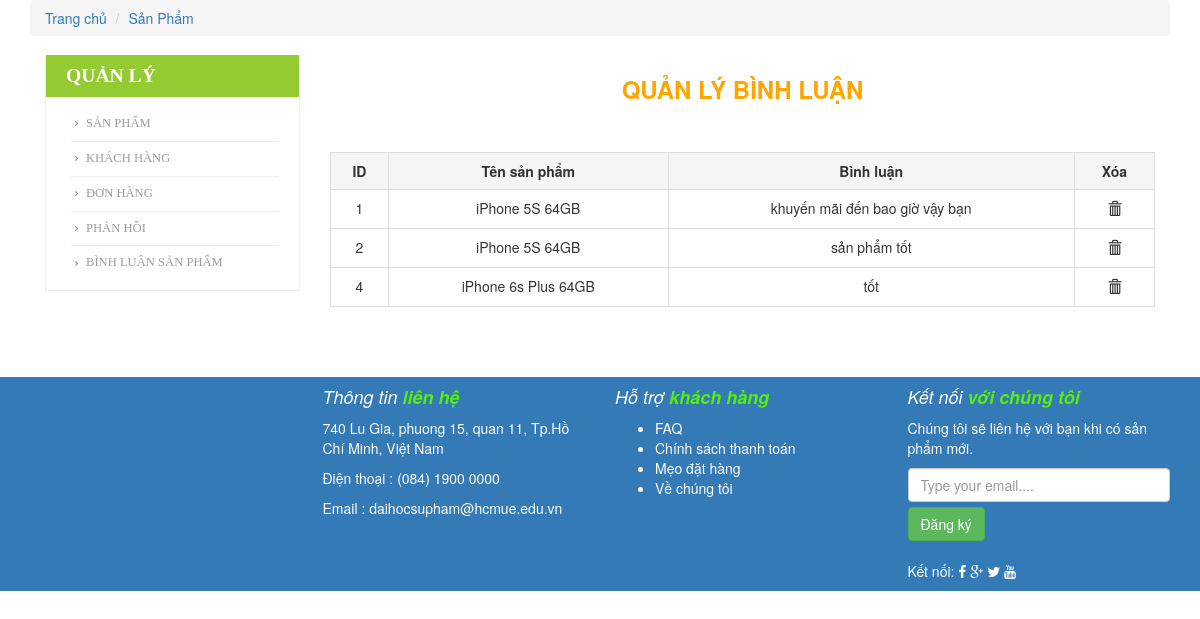
The app's page /view/comment.php with its own data.
### tables this page shows
CREATE TABLE `comment` (
  `commentID` int(11) UNSIGNED NOT NULL,
  `content` varchar(255) NOT NULL,
  `userID` int(11) UNSIGNED NOT NULL,
  `productID` int(11) UNSIGNED NOT NULL
);

CREATE TABLE `product` (
  `productID` int(11) UNSIGNED NOT NULL,
  `productName` varchar(150) NOT NULL,
  `description` longtext DEFAULT NULL,
  `price` int(11) NOT NULL DEFAULT 0,
  `discount` int(11) NOT NULL DEFAULT 0,
  `image` varchar(150) DEFAULT NULL,
  `categoryID` int(11) UNSIGNED NOT NULL,
  `dateupdate` varchar(150) DEFAULT NULL,
  `soluonghientai` int(11) NOT NULL DEFAULT 0,
  `soluongconlai` int(11) NOT NULL DEFAULT 0,
  `soluongbanduoc` int(11) DEFAULT NULL,
  `thoigian_baohanh` int(11) DEFAULT NULL
);

### view/comment.php (the view, shortened to what this page needs)
<!DOCTYPE html>
<html lang="en">
<head>
  <link href="../css/bootstrap.min.css" rel="stylesheet">
  <link rel="stylesheet" href="../css/font-awesome.min.css">
  <link href="../css/heroic-features.css" rel="stylesheet">
  <link href="../css/register.css" rel="stylesheet">
</head>
<body>
  <?php include '../libs/connect.php' ?>
  <div class="container">
    <ol class="breadcrumb">
      <li><a href="index.php">Trang chủ</a></li>
      <li><a href="#">Sản Phẩm</a></li>
    </ol>
  </div>
  <div class="container">
    <div class="col-md-3">
      <div class="categories">
        <ul>
          <h3>QUẢN LÝ</h3>
          <li><a href="adcategory.php">Sản phẩm</a></li>
          <li><a href="adcustomer.php">Khách hàng</a></li>
          <li><a href="bill.php">Đơn hàng</a></li>
          <li><a href="contact.php">Phản hồi</a></li>
          <li><a href="comment.php">Bình luận sản phẩm</a></li>
        </ul>
      </div>
    </div>
    <div class="col-md-9">
      <h3 style="text-align:center;font-weight:bold;color:orange">QUẢN LÝ BÌNH LUẬN</h3>
      <br>
      <br>
      <table class="table table-bordered">
        <tr>
          <th class="active" style="text-align:center">ID</th>
          <th class="active" style="text-align:center">Tên sản phẩm</th>
          <th class="active" style="text-align:center">Bình luận</th>
          <th class="active" style="text-align:center">Xóa</th>
        </tr>
        <?php
        $sql = "SELECT * FROM comment";
        $conn->set_charset("utf8");
        $query = mysqli_query($conn, $sql);
        $result = mysqli_num_rows($query);
        if ($result > 0) {
          while ($row = mysqli_fetch_assoc($query)) {
            $id = $row['commentID'];
            $name = $row['content'];
            echo "<tr>";
            echo "<td>" . $id . "</td>";
            $stt = (int)$row['productID'];
            $query1 = mysqli_query($conn, "select * from product where productID = $stt");
            if ($query1) {
              while ($row1 = mysqli_fetch_array($query1)) {
                echo "<td>" . $row1['productName'] . "</td>";
              }
            } else echo "<td>dsđs</td>";
            echo "<td>" . $name . "</td>";
            echo "<td><button name='delete"  . $id . "' onclick='myFunction(" . $id . ");' style='border:none;background-color:#ffffff'><span class='glyphicon glyphicon-trash'></span></button></td>";
            echo "</tr>";
          }
        } else echo "0 results.";
        ?>
      </table>
    </div>
  </div>
  <?php include '../src/footer.php' ?>
</body>
</html>

### css/heroic-features.css (style rules this page uses)
.container { min-width: 20em; }
.categories { border:1px solid #EEE; }
.categories h3 { font-size:1.4em; font-weight: 600; color:#FFF; padding:10px 11px 10px 20px; margin-left: -40px; margin-top: -2px; background: #94CB32; text-transform:uppercase; font-family: 'ambleregular'; }
.categories ul { list-style: none; }
.categories ul li { margin-left: -35px; }
.categories li a { text-decoration: none; display:block; font-size:0.9em; padding:8px 15px; color: #9C9C9C; font-family: 'ambleregular'; margin:0 20px; background:url(../img/drop_arrow.png) no-repeat 0; border-bottom: 1px solid #EEE; text-transform:uppercase; }
.categories li:last-child a { border:none; }

### view/comment.php (style rules this page uses)
table, tr, td { border: 1px solid gray; border-collapse: collapse; text-align: center; }

### records on screen
comment: commentID "1", content "khuyến mãi đến bao giờ vậy bạn"
product: productName "iPhone 5S 64GB"
comment: commentID "2", content "sản phẩm tốt"
comment: commentID "4", content "tốt"
product: productName "iPhone 6s Plus 64GB"
